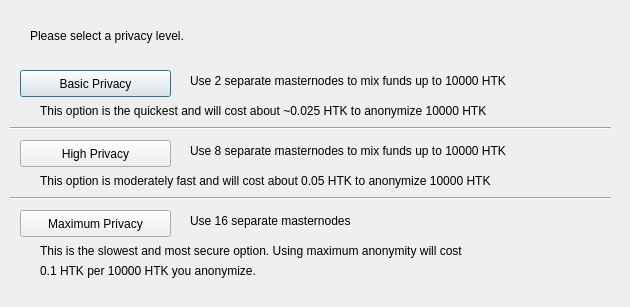
<?xml version="1.0" encoding="UTF-8"?>
<ui version="4.0">
 <class>DarksendConfig</class>
 <widget class="QDialog" name="DarksendConfig">
  <property name="geometry">
   <rect>
    <x>0</x>
    <y>0</y>
    <width>630</width>
    <height>307</height>
   </rect>
  </property>
  <property name="windowTitle">
   <string>Configure Darksend</string>
  </property>
  <widget class="QPushButton" name="buttonBasic">
   <property name="geometry">
    <rect>
     <x>20</x>
     <y>70</y>
     <width>151</width>
     <height>27</height>
    </rect>
   </property>
   <property name="text">
    <string>Basic Privacy</string>
   </property>
  </widget>
  <widget class="QPushButton" name="buttonHigh">
   <property name="geometry">
    <rect>
     <x>20</x>
     <y>140</y>
     <width>151</width>
     <height>27</height>
    </rect>
   </property>
   <property name="text">
    <string>High Privacy</string>
   </property>
  </widget>
  <widget class="QPushButton" name="buttonMax">
   <property name="geometry">
    <rect>
     <x>20</x>
     <y>210</y>
     <width>151</width>
     <height>27</height>
    </rect>
   </property>
   <property name="text">
    <string>Maximum Privacy</string>
   </property>
  </widget>
  <widget class="QLabel" name="label">
   <property name="geometry">
    <rect>
     <x>30</x>
     <y>20</y>
     <width>571</width>
     <height>31</height>
    </rect>
   </property>
   <property name="text">
    <string>Please select a privacy level.</string>
   </property>
  </widget>
  <widget class="QLabel" name="label_2">
   <property name="geometry">
    <rect>
     <x>190</x>
     <y>70</y>
     <width>421</width>
     <height>21</height>
    </rect>
   </property>
   <property name="text">
    <string>Use 2 separate masternodes to mix funds up to 10000 HTK</string>
   </property>
  </widget>
  <widget class="QLabel" name="label_3">
   <property name="geometry">
    <rect>
     <x>190</x>
     <y>140</y>
     <width>411</width>
     <height>21</height>
    </rect>
   </property>
   <property name="text">
    <string>Use 8 separate masternodes to mix funds up to 10000 HTK</string>
   </property>
  </widget>
  <widget class="QLabel" name="label_4">
   <property name="geometry">
    <rect>
     <x>190</x>
     <y>210</y>
     <width>421</width>
     <height>21</height>
    </rect>
   </property>
   <property name="text">
    <string>Use 16 separate masternodes</string>
   </property>
  </widget>
  <widget class="QLabel" name="label_6">
   <property name="geometry">
    <rect>
     <x>40</x>
     <y>100</y>
     <width>561</width>
     <height>21</height>
    </rect>
   </property>
   <property name="text">
    <string>This option is the quickest and will cost about ~0.025 HTK to anonymize 10000 HTK</string>
   </property>
  </widget>
  <widget class="QLabel" name="label_7">
   <property name="geometry">
    <rect>
     <x>40</x>
     <y>170</y>
     <width>561</width>
     <height>21</height>
    </rect>
   </property>
   <property name="text">
    <string>This option is moderately fast and will cost about 0.05 HTK to anonymize 10000 HTK</string>
   </property>
  </widget>
  <widget class="QLabel" name="label_8">
   <property name="geometry">
    <rect>
     <x>40</x>
     <y>240</y>
     <width>561</width>
     <height>21</height>
    </rect>
   </property>
   <property name="text">
    <string>This is the slowest and most secure option. Using maximum anonymity will cost</string>
   </property>
  </widget>
  <widget class="QLabel" name="label_9">
   <property name="geometry">
    <rect>
     <x>40</x>
     <y>260</y>
     <width>561</width>
     <height>21</height>
    </rect>
   </property>
   <property name="text">
    <string>0.1 HTK per 10000 HTK you anonymize.</string>
   </property>
  </widget>
  <widget class="Line" name="line">
   <property name="geometry">
    <rect>
     <x>10</x>
     <y>120</y>
     <width>601</width>
     <height>16</height>
    </rect>
   </property>
   <property name="orientation">
    <enum>Qt::Horizontal</enum>
   </property>
  </widget>
  <widget class="Line" name="line_2">
   <property name="geometry">
    <rect>
     <x>10</x>
     <y>190</y>
     <width>601</width>
     <height>16</height>
    </rect>
   </property>
   <property name="orientation">
    <enum>Qt::Horizontal</enum>
   </property>
  </widget>
 </widget>
 <resources/>
 <connections/>
</ui>
